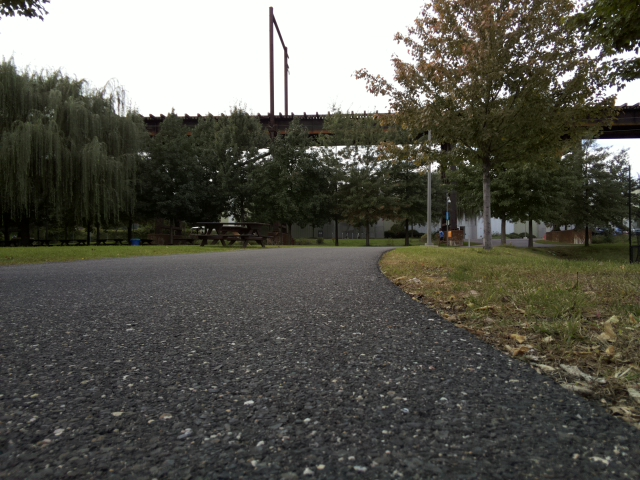
#> input picture PennParkImages/curvingRoad.jpg, 640 x 480 px, found by its file name
$ python CV.py
#> lines starting #> are read from the running program, lines starting #| are printed output that depends on the picture; after the words box and inside, x2 and y2 are one past the last pixel; in counts of white or black regions, pixels touching at a corner belong together
#!/usr/bin/python
#
# # import picamera

import cv2
import numpy as np
import math
# # set up the camera
# # default photo seems to be 1920 x 1080
# # half of that keeps things more manageable for on-screen debugging
# #
# camera = picamera.PiCamera()
# photoHeight = 540
# camera.resolution = (16*photoHeight/9, photoHeight)
# #
# # captue an image and read it back in
# # (Do this because picamera does not play nice with openCV?)
# #
# camera.capture('blackRoad.jpg')
imgColor = cv2.imread('/Users/adnanjafferjee/ESE421/PennParkImages/curvingRoad.jpg')
#> imgColor is the input picture: shape (480, 640, 3); mean B, G, R 80.8, 88.5, 89.3
#
# convert to grayscale -- this seems to be standard for edge detection
# but we may ultimately want to do something more fancy to help us find
# the border between road and grass
#
img = cv2.cvtColor(imgColor, cv2.COLOR_BGR2GRAY)
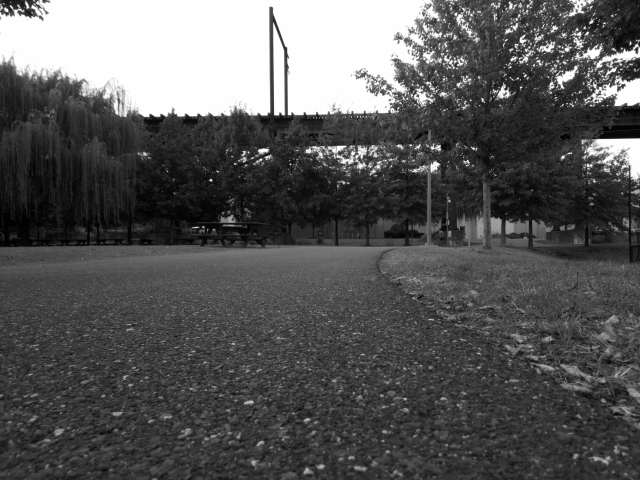
#> img: shape (480, 640); min 0, max 255, mean 87.8
height, width = img.shape
#> height = 480; width = 640
print("Height {}".format(height))
#| Height 480
print("Width {}".format(width))
#| Width 640
#crop_img = img[400:540, 600:650]
#
# blur is standard to ensure that the edge goes along the entire
# length of the edge--noisy pixels on the edge can be excluded otherwise
# we may also want this to eliminate the texture of the road
#
img = cv2.GaussianBlur(img,(3,3),0)
#
# "Canny" is the guy who invented the edge detection algorithm
# that is very widely used.
# the two arguments are the thresholds used in the algorithm
#
edges = cv2.Canny(img, 100,255)
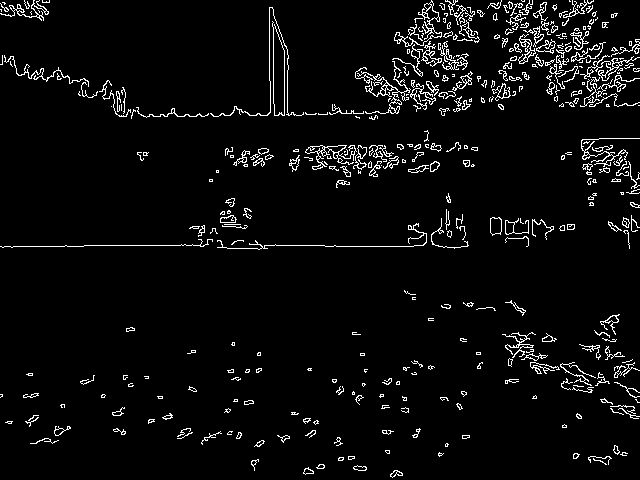
#> edges: shape (480, 640); 4.5% white in thin lines or dots
#
# show the edges and save the edges image
# note that edges is effectively black-and-white, with white only
# along the edges
#
cv2.imshow('Edges',edges)
#cv2.imwrite('edges.jpg',edges)
#
# now look for lines with the Hough algorithm
# theta = resolution for slopes of lines (increments)
# threshold = how many points share the same line?
#
minLineLength = 50
maxLineGap = 10
lines = cv2.HoughLinesP(edges,rho=1,theta=np.pi/180,threshold=50,minLineLength=minLineLength,maxLineGap=maxLineGap)
#> lines = 68 rows, first 6: [260, 245, 335, 245], [249, 115, 398, 112], [325, 246, 413, 246], [2, 247, 132, 245], [528, 31, 590, 3], [391, 102, 455, 90]
#
# now parse through the lines that were found
# WE NEED TO IGNORE MOST OF THESE LINES
# AND ADD CODE TO EXTRACT RELATIVE HEADING AND OFFSET
#


CAMERA_HEIGHT = 13
CAMERA_FOCAL_LENGTH = 1098.88

for x in range(0, len(lines)):
    for x1,y1,x2,y2 in lines[x]:
        cv2.line(imgColor,(x1,y1),(x2,y2),(0,0,255),2) # draw the line on the original image
        slope_image = (x2 - x1) * 1.0/ (y2 - y1)
        x_intercept_computer_coords = x1 - (slope_image * y1)
        x_intercept_centered_coords = slope_image * (height/2) + x_intercept_computer_coords - (width/2)

        offset = slope_image * CAMERA_HEIGHT
        psi_r = math.degrees(math.atan(x_intercept_centered_coords/CAMERA_FOCAL_LENGTH))
        if y2 > 250:
            print("Slope in image: {} Unshifted Intercept: {} Shifted Intercept: {} x1: {} x2: {} y1: {} y2: {}".format(slope_image, x_intercept_computer_coords, x_intercept_centered_coords, x1, x2, y1, y2))
            print("Estimated Offset: {0:.2f}".format(offset))
            print("Estimated Psi_r: {0:.2f}".format(psi_r))
#> this loop made 68 passes
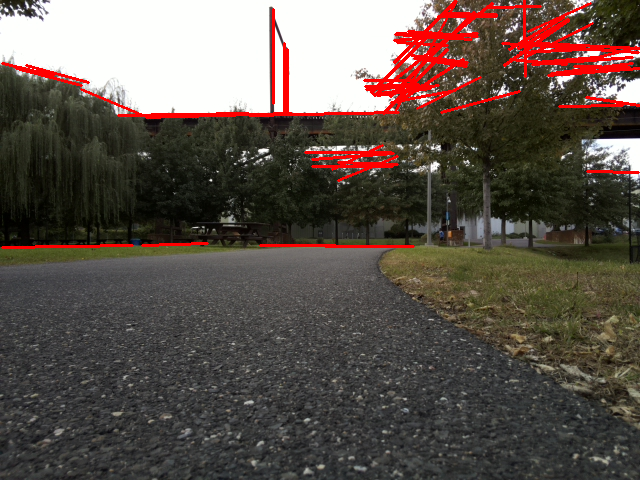
#> imgColor: shape (480, 640, 3); 4.15% of pixels changed, all inside (x1, y1, x2, y2) = (1, 0, 640, 249)

#
# show the original image with the lines
#
cv2.imshow('hough',imgColor)
#cv2.imshow('cropped', crop_img)
cv2.imwrite('hough.jpg',imgColor)
#
# the graphics windows opened by CV2 seem to freak out
# if you don't have this command at the end
#
cv2.waitKey(0)

$ run again, with PennParkImages/Picture 10.jpg copied over PennParkImages/curvingRoad.jpg
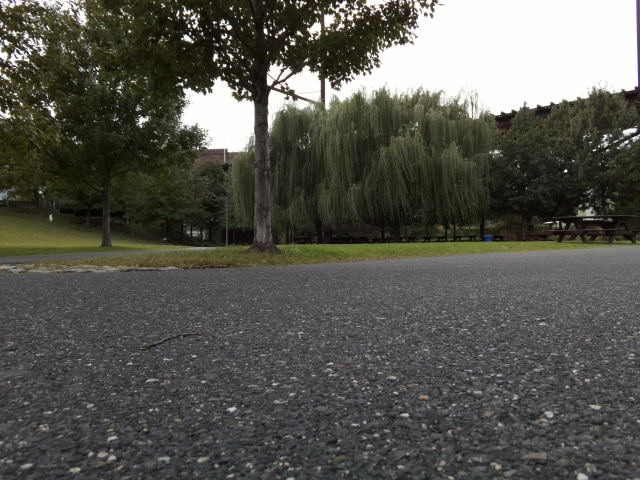
#> input picture PennParkImages/Picture 10.jpg, 640 x 480 px, found by its file name
#> imgColor is the input picture: shape (480, 640, 3); mean B, G, R 78.9, 86, 86.2
#| Height 480
#| Width 640
#> `edges = cv2.Canny(img, 100,255)`:
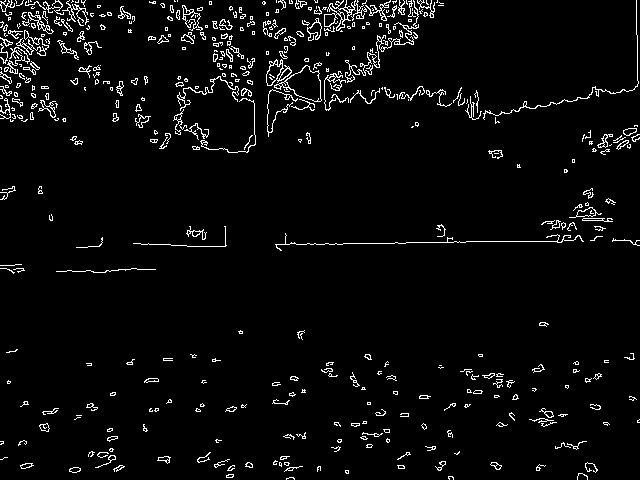
#> edges: shape (480, 640); 4% white in thin lines or dots
#> lines = 37 rows, first 6: [276, 245, 515, 241], [314, 11, 433, 7], [296, 8, 433, 6], [314, 13, 433, 15], [384, 3, 437, 1], [36, 13, 88, 25]
#> the loop `for x in range(0, len(lines)):` made 37 passes
#> after the loop `for x in range(0, len(lines)):`:
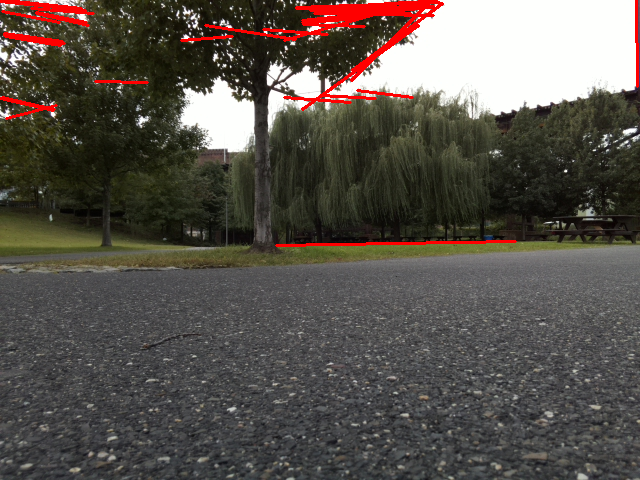
#> imgColor: shape (480, 640, 3); 2.37% of pixels changed, all inside (x1, y1, x2, y2) = (0, 0, 639, 247)
